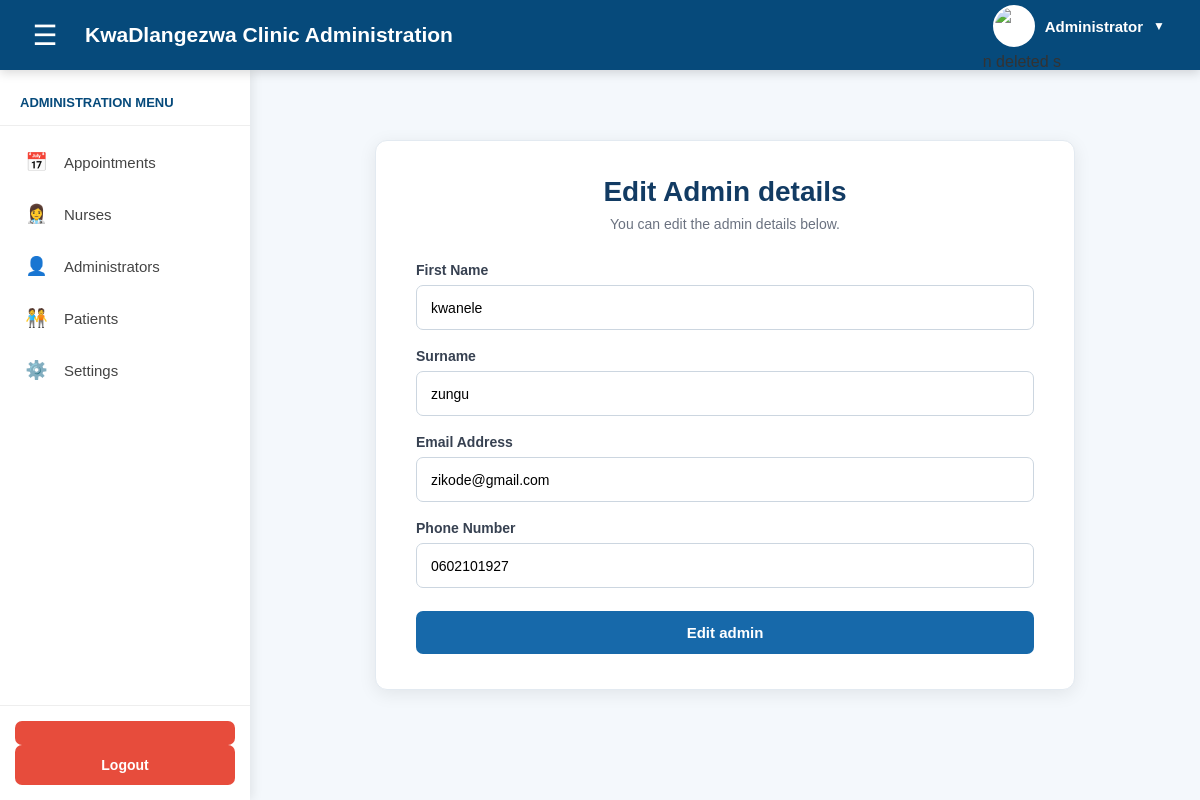
Page /edit_admin/2 on the committed database.
### model.py (models this page shows)
class Admin(db.Model):
    id = db.Column(db.Integer, primary_key=True)
    name = db.Column(db.String(100), nullable=False)
    surname = db.Column(db.String(100), nullable=False)
    email = db.Column(db.String(100), nullable=False, unique=True)
    password = db.Column(db.String(100), nullable=False)
    phone_no = db.Column(db.String(100), nullable=False)
    role = db.Column(db.String(100), default="admin")
    date_created = db.Column(
        db.DateTime,
        default=datetime.utcnow
    )

### main.py (the view, shortened to what this page needs)
@app.route("/edit_admin/<int:admin_id>", methods=["POST", "GET"])
def editAdmin(admin_id):
    admin = Admin.query.get_or_404(
            admin_id
        )
    return render_template(
        "edit_admin.html",
        admin=admin
    )

### templates/edit_admin.html (shortened to what this page needs)
{% extends "logged_base.html" %}
{% block body %}
<div class="appointment-container">
    <h1>Edit Admin details</h1>
    <p class="appointment-description">
        You can edit the admin details below.
    </p>
    <form
        action="{{ url_for('editAdmin', admin_id=admin.id) }}"
        method="post"
        class="appointment-form"
    >
        <div class="form-group">
            <label for="name">
                First Name
            </label>
            <input
                type="text"
                id="name"
                name="name"
                placeholder="Enter your name"
                required
                value="{{admin.name}}"
            >
        </div>
        <div class="form-group">
            <label for="surname">
                Surname
            </label>
            <input
                type="text"
                id="surname"
                name="surname"
                placeholder="Enter your surname"
                required
                value="{{admin.surname}}"
            >
        </div>
        <div class="form-group">
            <label for="email">
                Email Address
            </label>
            <input
                type="email"
                id="email"
                name="email"
                placeholder="Enter your email address"
                required
                value="{{admin.email}}"
            >
        </div>
        <div class="form-group">
            <label for="phone_no">
                Phone Number
            </label>
            <input
                type="tel"
                id="phone_no"
                name="phone_no"
                placeholder="Enter your phone number"
                required
                value="{{admin.phone_no}}"
            >
        </div>
        <button
            type="submit"
            class="book-button"
        >
            Edit admin
        </button>
    </form>
</div>
{% endblock %}

### templates/logged_base.html (style rules this page uses)
* { margin: 0; padding: 0; box-sizing: border-box; }
body { font-family: Arial, Helvetica, sans-serif; background-color: #f4f8fc; color: #333; }

### templates/edit_admin.html (style rules this page uses)
.appointment-container { width: 90%; max-width: 700px; margin: 40px auto; background: #ffffff; padding: 35px 40px; border-radius: 12px; box-shadow: 0 4px 18px rgba(0, 0, 0, 0.08); border: 1px solid #e3eaf1; }
.appointment-container h1 { text-align: center; color: #123b63; font-size: 28px; margin-bottom: 8px; }
.appointment-description { text-align: center; color: #6b7280; font-size: 14px; margin-bottom: 30px; }
.appointment-form { display: flex; flex-direction: column; gap: 18px; }
.form-group { display: flex; flex-direction: column; }
.form-group label { font-size: 14px; font-weight: 600; color: #374151; margin-bottom: 7px; }
.form-group input, .form-group textarea { width: 100%; padding: 12px 14px; border: 1px solid #ccd6e0; border-radius: 7px; font-size: 14px; font-family: Arial, sans-serif; box-sizing: border-box; outline: none; transition: 0.2s; }
.form-group input { height: 45px; }
.book-button { width: 100%; padding: 13px; margin-top: 5px; border: none; border-radius: 7px; background: #1769aa; color: white; font-size: 15px; font-weight: 600; cursor: pointer; transition: 0.2s; }

### rows in the picture
Admin: name "kwanele", surname "zungu", email "zikode@gmail.com", phone_no "0602101927"
